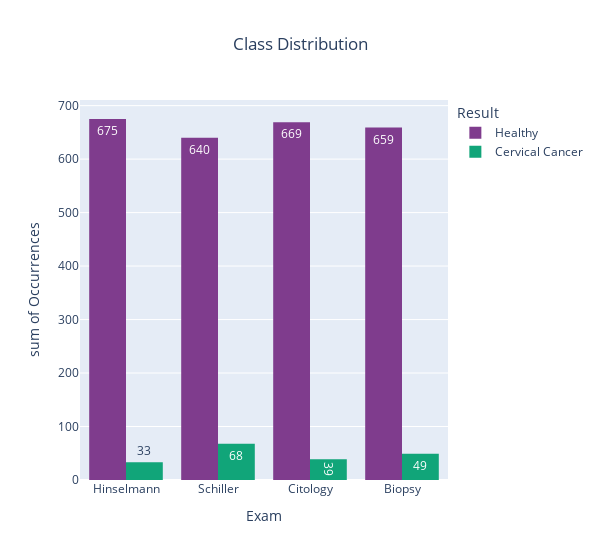

Notebook code cell kept with this figure:
### Markdown cell above
### Target Values Distribution

First, we analyzed the dataset's balance. As shown in the graph, the dataset has a large imbalance across all four target variables. This imbalance complicates model training and evaluation, and it should be handled during the preprocessing step.

### Code cell
def getCount(col, value):
    return risk_factor_df[col].value_counts()[value]

# Plot occurrences of each class in the dataset
classes_df = pd.DataFrame(
    [["Hinselmann", getCount("Hinselmann", 0), getCount("Hinselmann", 1)],
        ["Schiller", getCount("Schiller", 0), getCount("Schiller", 1)],
        ["Citology", getCount("Citology", 0), getCount("Citology", 1)],
        ["Biopsy", getCount("Biopsy", 0), getCount("Biopsy", 1)]],
    columns =["Exam", "Healthy", "Cervical Cancer"])


balance_fig = px.histogram(classes_df, x="Exam", y=["Healthy", "Cervical Cancer"],
    title="Class Distribution",
    labels={
        "value":"Occurrences",
        "variable": "Result"
    },
    barmode="group",
    text_auto=True,
    color_discrete_sequence=px.colors.qualitative.Bold,
    width=600)

balance_fig.update_layout(
    title_x=0.5    
)

balance_fig.show()

### Figure 1 — Plotly figure (JSON) as saved in the notebook; plotly's stock layout.template omitted (floating-point values rounded to 4 significant figures)
{"data": [{"alignmentgroup": "True", "bingroup": "x", "histfunc": "sum", "hovertemplate": "Result=Healthy<br>Exam=%{x}<br>sum of Occurrences=%{y}<extra></extra>", "legendgroup": "Healthy", "marker": {"color": "rgb(127, 60, 141)", "pattern": {"shape": ""}}, "name": "Healthy", "offsetgroup": "Healthy", "orientation": "v", "showlegend": true, "texttemplate": "%{value}", "type": "histogram", "x": ["Hinselmann", "Schiller", "Citology", "Biopsy"], "xaxis": "x", "y": [675, 640, 669, 659], "yaxis": "y"}, {"alignmentgroup": "True", "bingroup": "x", "histfunc": "sum", "hovertemplate": "Result=Cervical Cancer<br>Exam=%{x}<br>sum of Occurrences=%{y}<extra></extra>", "legendgroup": "Cervical Cancer", "marker": {"color": "rgb(17, 165, 121)", "pattern": {"shape": ""}}, "name": "Cervical Cancer", "offsetgroup": "Cervical Cancer", "orientation": "v", "showlegend": true, "texttemplate": "%{value}", "type": "histogram", "x": ["Hinselmann", "Schiller", "Citology", "Biopsy"], "xaxis": "x", "y": [33, 68, 39, 49], "yaxis": "y"}], "layout": {"barmode": "group", "legend": {"title": {"text": "Result"}, "tracegroupgap": 0}, "title": {"text": "Class Distribution", "x": 0.5}, "width": 600, "xaxis": {"anchor": "y", "domain": [0, 1], "title": {"text": "Exam"}}, "yaxis": {"anchor": "x", "domain": [0, 1], "title": {"text": "sum of Occurrences"}}}}
